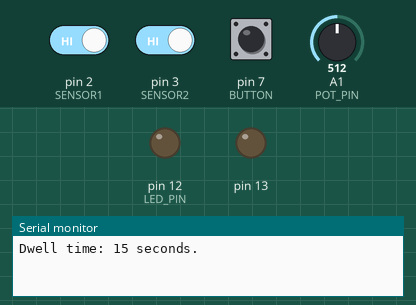
This sketch was run on a simulated Arduino Uno, built with avr-gcc and run on an emulated ATmega328P. On the bench: output pins drawn as LEDs (lit = HIGH), the last lines printed to the serial monitor. The inputs (shaded band) are chosen by the test bench; at power-on: pin 2 (SENSOR1) HIGH, pin 3 (SENSOR2) HIGH, pin 7 (BUTTON) HIGH, A1 (POT_PIN) = 512.

Above: at 1.2 s.
1.3 s: pin 2 (SENSOR1) driven LOW
At 2.3 s:
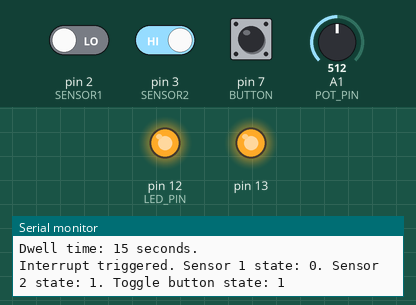
2.8 s: pin 3 (SENSOR2) driven LOW
At 3.5 s:
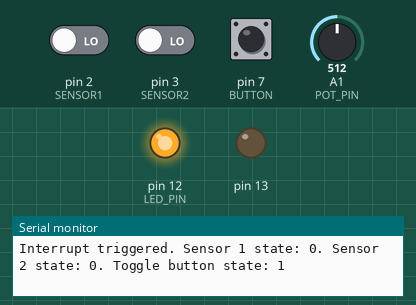
4.3 s: pin 3 (SENSOR2) driven HIGH
At 4.7 s:
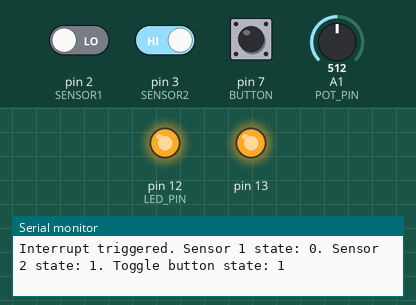
5.8 s: pin 2 (SENSOR1) driven HIGH
At 7.1 s:
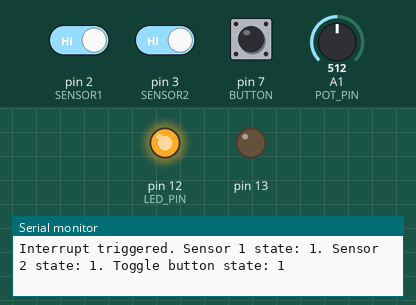
Timing chart, 0 to 8.3 s (numbered marks = the images above; inputs shaded):
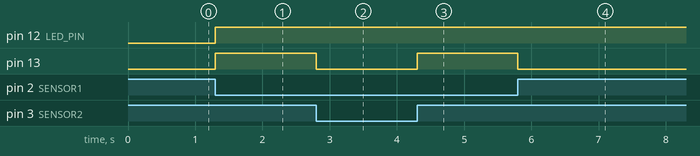

Measured:
- after the input at 1.3 s, pin 12 (LED_PIN), pin 13: LOW → HIGH at once
- after the input at 2.8 s, pin 13: HIGH → LOW at once
- after the input at 4.3 s, pin 13: LOW → HIGH at once
- after the input at 5.8 s, pin 13: HIGH → LOW at once

The sketch:

SIT315_M1.T4D_code.ino
```cpp
// Global variables
const byte SENSOR1 = 2;
const byte SENSOR2 = 3;
const byte BUTTON = 7;
const byte LED_PIN = 12;
const uint8_t POT_PIN = A1;
byte sensorState;
int priorPotVal = 0;
int dwellTime; // This sets the time the LED should stay on after motion has ceased
int secondsRemaining = 0; //  This tracks how many seconds are remaining before the LED turns off, after motion has ceased.


void setup() {
  // Set our external LED pin (pin 12; bit 4 of Register B) to output mode.
  DDRB = B00010000;
  // Set the internal LED pin  (pin 13; bit 5 of Register B) to output mode too.
  DDRB |= B00100000;
  // Set our sensor/button pins to pullup
  PORTD = B10001100;

  // Set up our interrupts
  PCICR = B00000100; // Enable PCIE2
  PCMSK2 = B10001100; // Enable pin change interrupts on the INT0 and INT1 pins (pins 1 & 2, confusingly) and also another one - the last pin of Register D.

  // Open our serial port to print debugging info
  Serial.begin(9600);

}

// Our loop just periodically calls setDwellTime, which reads the potentiometer
void loop() {
  setDwellTime();
  delay(100);
}

// Our function to turn on the LED, which is called when the interrupt is triggered.
void triggerSensorLight() {
  digitalWrite(LED_PIN, HIGH);
  startTimer();
}

// Function to read our potentiometer and set the dwell time of the LED to a value of 1-30 seconds based on the pot's position.
void setDwellTime() {
  int potVal = analogRead(POT_PIN);
  if (potVal != priorPotVal) {
    dwellTime = map(potVal, 0, 1023, 1, 30);

    // Print to serial for debugging purposes.
    Serial.print("Dwell time: ");
    Serial.print(dwellTime);
    Serial.println(" seconds.");

    priorPotVal = potVal;
  }
}

// A one-second timer. This This timer decrements the dwellTime, which allows us to have longer timers, e.g. up to 30 seconds.
void startTimer(){
  noInterrupts();

  TCCR1A = 0;
  TCCR1B = B00000101; // Set prescaler to 1024, per ATmega8A datasheet
  TCCR1B |= (1 << WGM12); // Set CTC ('clear timer on compare')
  TCNT1 = 0;
  OCR1A = 16000000 / (1024) - 1; // One second threshold
  TIMSK1 |= (1 << OCIE1A); // Set COMPA interrupt

  interrupts();
}

// When timer interrupt triggers every second, this code runs
ISR(TIMER1_COMPA_vect){

  // Motion on either sensor counts as ongoing motion.
  byte motionOngoing = digitalRead(SENSOR1)|| digitalRead(SENSOR2);
  // If motion is still ongoing, don't start counting down the seconds remaining on the LED.
  if (!motionOngoing) {
    // If our timer's hit zero, turn the LED off
    if (secondsRemaining == 0) {
      digitalWrite(LED_PIN, LOW);
      return;
    }
    // Otherwise, decrement the seconds remaining and start another one-second timer.
    secondsRemaining -= 1;
  	startTimer();
  } else {
    // If motion is ongoing, reset the seconds remaining on the LED to the dwell time
    secondsRemaining = dwellTime;
  }

}

// Handle our register D interrupts
ISR(PCINT2_vect) {
  // Read our interrupt pins
  byte sensor1State = digitalRead(SENSOR1);
  byte sensor2State = digitalRead(SENSOR2);
  byte buttonToggle = digitalRead(BUTTON);

  // Handle motion sensors and on light if there's motion
  if (sensor1State || sensor2State) {
    triggerSensorLight();
  }

  // Handle our button press by toggling the internal LED
  if (buttonToggle) {
    PORTB ^= B00100000; // Toggle pin 13 (bit 5 of Register B)
  }

  // Print stuff to serial for debugging purposes.
  Serial.print("Interrupt triggered. Sensor 1 state: ");
  Serial.print(sensor1State);
  Serial.print(". Sensor 2 state: ");
  Serial.print(sensor2State);
  Serial.print(". Toggle button state: ");
  Serial.println(buttonToggle);
}
```
